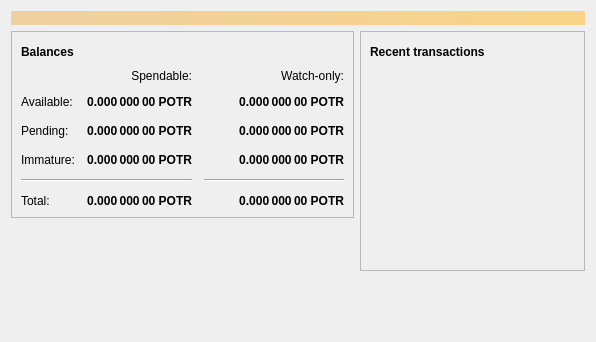
<?xml version="1.0" encoding="UTF-8"?>
<ui version="4.0">
 <class>OverviewPage</class>
 <widget class="QWidget" name="OverviewPage">
  <property name="geometry">
   <rect>
    <x>0</x>
    <y>0</y>
    <width>596</width>
    <height>342</height>
   </rect>
  </property>
  <property name="windowTitle">
   <string>Form</string>
  </property>
  <layout class="QVBoxLayout" name="topLayout">
   <item>
    <widget class="QLabel" name="labelAlerts">
     <property name="visible">
      <bool>false</bool>
     </property>
     <property name="styleSheet">
      <string notr="true">QLabel { background-color: qlineargradient(x1: 0, y1: 0, x2: 1, y2: 0, stop:0 #F0D0A0, stop:1 #F8D488); color:#000000; }</string>
     </property>
     <property name="wordWrap">
      <bool>true</bool>
     </property>
     <property name="margin">
      <number>3</number>
     </property>
     <property name="textInteractionFlags">
      <set>Qt::TextSelectableByMouse</set>
     </property>
    </widget>
   </item>
   <item>
    <layout class="QHBoxLayout" name="horizontalLayout" stretch="1,1">
     <item>
      <layout class="QVBoxLayout" name="verticalLayout_2">
       <item>
        <widget class="QFrame" name="frame">
         <property name="frameShape">
          <enum>QFrame::StyledPanel</enum>
         </property>
         <property name="frameShadow">
          <enum>QFrame::Raised</enum>
         </property>
         <layout class="QVBoxLayout" name="verticalLayout_4">
          <item>
           <layout class="QHBoxLayout" name="horizontalLayout_4">
            <item>
             <widget class="QLabel" name="label_5">
              <property name="font">
               <font>
                <weight>75</weight>
                <bold>true</bold>
               </font>
              </property>
              <property name="text">
               <string>Balances</string>
              </property>
             </widget>
            </item>
            <item>
             <widget class="QPushButton" name="labelWalletStatus">
              <property name="enabled">
               <bool>true</bool>
              </property>
              <property name="maximumSize">
               <size>
                <width>30</width>
                <height>16777215</height>
               </size>
              </property>
              <property name="toolTip">
               <string>The displayed information may be out of date. Your wallet automatically synchronizes with the Potrero network after a connection is established, but this process has not completed yet.</string>
              </property>
              <property name="text">
               <string/>
              </property>
              <property name="icon">
               <iconset resource="../bitcoin.qrc">
                <normaloff>:/icons/warning</normaloff>
                <disabledoff>:/icons/warning</disabledoff>:/icons/warning</iconset>
              </property>
              <property name="iconSize">
               <size>
                <width>24</width>
                <height>24</height>
               </size>
              </property>
              <property name="flat">
               <bool>true</bool>
              </property>
             </widget>
            </item>
            <item>
             <spacer name="horizontalSpacer_3">
              <property name="orientation">
               <enum>Qt::Horizontal</enum>
              </property>
              <property name="sizeHint" stdset="0">
               <size>
                <width>40</width>
                <height>20</height>
               </size>
              </property>
             </spacer>
            </item>
           </layout>
          </item>
          <item>
           <layout class="QGridLayout" name="gridLayout">
            <property name="spacing">
             <number>12</number>
            </property>
            <item row="2" column="2">
             <widget class="QLabel" name="labelWatchPending">
              <property name="font">
               <font>
                <weight>75</weight>
                <bold>true</bold>
               </font>
              </property>
              <property name="cursor">
               <cursorShape>IBeamCursor</cursorShape>
              </property>
              <property name="toolTip">
               <string>Unconfirmed transactions to watch-only addresses</string>
              </property>
              <property name="text">
               <string notr="true">0.000 000 00 POTR</string>
              </property>
              <property name="alignment">
               <set>Qt::AlignRight|Qt::AlignTrailing|Qt::AlignVCenter</set>
              </property>
              <property name="textInteractionFlags">
               <set>Qt::LinksAccessibleByMouse|Qt::TextSelectableByKeyboard|Qt::TextSelectableByMouse</set>
              </property>
             </widget>
            </item>
            <item row="2" column="1">
             <widget class="QLabel" name="labelUnconfirmed">
              <property name="font">
               <font>
                <weight>75</weight>
                <bold>true</bold>
               </font>
              </property>
              <property name="cursor">
               <cursorShape>IBeamCursor</cursorShape>
              </property>
              <property name="toolTip">
               <string>Total of transactions that have yet to be confirmed, and do not yet count toward the spendable balance</string>
              </property>
              <property name="text">
               <string notr="true">0.000 000 00 POTR</string>
              </property>
              <property name="alignment">
               <set>Qt::AlignRight|Qt::AlignTrailing|Qt::AlignVCenter</set>
              </property>
              <property name="textInteractionFlags">
               <set>Qt::LinksAccessibleByMouse|Qt::TextSelectableByKeyboard|Qt::TextSelectableByMouse</set>
              </property>
             </widget>
            </item>
            <item row="3" column="2">
             <widget class="QLabel" name="labelWatchImmature">
              <property name="font">
               <font>
                <weight>75</weight>
                <bold>true</bold>
               </font>
              </property>
              <property name="cursor">
               <cursorShape>IBeamCursor</cursorShape>
              </property>
              <property name="toolTip">
               <string>Mined balance in watch-only addresses that has not yet matured</string>
              </property>
              <property name="text">
               <string notr="true">0.000 000 00 POTR</string>
              </property>
              <property name="alignment">
               <set>Qt::AlignRight|Qt::AlignTrailing|Qt::AlignVCenter</set>
              </property>
              <property name="textInteractionFlags">
               <set>Qt::LinksAccessibleByMouse|Qt::TextSelectableByKeyboard|Qt::TextSelectableByMouse</set>
              </property>
             </widget>
            </item>
            <item row="4" column="0" colspan="2">
             <widget class="Line" name="line">
              <property name="orientation">
               <enum>Qt::Horizontal</enum>
              </property>
             </widget>
            </item>
            <item row="4" column="2">
             <widget class="Line" name="lineWatchBalance">
              <property name="sizePolicy">
               <sizepolicy hsizetype="Preferred" vsizetype="Fixed">
                <horstretch>0</horstretch>
                <verstretch>0</verstretch>
               </sizepolicy>
              </property>
              <property name="minimumSize">
               <size>
                <width>140</width>
                <height>0</height>
               </size>
              </property>
              <property name="orientation">
               <enum>Qt::Horizontal</enum>
              </property>
             </widget>
            </item>
            <item row="5" column="0">
             <widget class="QLabel" name="labelTotalText">
              <property name="text">
               <string>Total:</string>
              </property>
             </widget>
            </item>
            <item row="3" column="1">
             <widget class="QLabel" name="labelImmature">
              <property name="font">
               <font>
                <weight>75</weight>
                <bold>true</bold>
               </font>
              </property>
              <property name="cursor">
               <cursorShape>IBeamCursor</cursorShape>
              </property>
              <property name="toolTip">
               <string>Mined balance that has not yet matured</string>
              </property>
              <property name="text">
               <string notr="true">0.000 000 00 POTR</string>
              </property>
              <property name="alignment">
               <set>Qt::AlignRight|Qt::AlignTrailing|Qt::AlignVCenter</set>
              </property>
              <property name="textInteractionFlags">
               <set>Qt::LinksAccessibleByMouse|Qt::TextSelectableByKeyboard|Qt::TextSelectableByMouse</set>
              </property>
             </widget>
            </item>
            <item row="2" column="3">
             <spacer name="horizontalSpacer_2">
              <property name="orientation">
               <enum>Qt::Horizontal</enum>
              </property>
              <property name="sizeHint" stdset="0">
               <size>
                <width>40</width>
                <height>20</height>
               </size>
              </property>
             </spacer>
            </item>
            <item row="3" column="0">
             <widget class="QLabel" name="labelImmatureText">
              <property name="text">
               <string>Immature:</string>
              </property>
             </widget>
            </item>
            <item row="5" column="1">
             <widget class="QLabel" name="labelTotal">
              <property name="font">
               <font>
                <weight>75</weight>
                <bold>true</bold>
               </font>
              </property>
              <property name="cursor">
               <cursorShape>IBeamCursor</cursorShape>
              </property>
              <property name="toolTip">
               <string>Your current total balance</string>
              </property>
              <property name="text">
               <string notr="true">0.000 000 00 POTR</string>
              </property>
              <property name="alignment">
               <set>Qt::AlignRight|Qt::AlignTrailing|Qt::AlignVCenter</set>
              </property>
              <property name="textInteractionFlags">
               <set>Qt::LinksAccessibleByMouse|Qt::TextSelectableByKeyboard|Qt::TextSelectableByMouse</set>
              </property>
             </widget>
            </item>
            <item row="5" column="2">
             <widget class="QLabel" name="labelWatchTotal">
              <property name="font">
               <font>
                <weight>75</weight>
                <bold>true</bold>
               </font>
              </property>
              <property name="cursor">
               <cursorShape>IBeamCursor</cursorShape>
              </property>
              <property name="toolTip">
               <string>Current total balance in watch-only addresses</string>
              </property>
              <property name="text">
               <string notr="true">0.000 000 00 POTR</string>
              </property>
              <property name="alignment">
               <set>Qt::AlignRight|Qt::AlignTrailing|Qt::AlignVCenter</set>
              </property>
              <property name="textInteractionFlags">
               <set>Qt::LinksAccessibleByMouse|Qt::TextSelectableByKeyboard|Qt::TextSelectableByMouse</set>
              </property>
             </widget>
            </item>
            <item row="0" column="2">
             <widget class="QLabel" name="labelWatchonly">
              <property name="text">
               <string>Watch-only:</string>
              </property>
              <property name="alignment">
               <set>Qt::AlignRight|Qt::AlignTrailing|Qt::AlignVCenter</set>
              </property>
             </widget>
            </item>
            <item row="1" column="0">
             <widget class="QLabel" name="labelBalanceText">
              <property name="text">
               <string>Available:</string>
              </property>
             </widget>
            </item>
            <item row="1" column="1">
             <widget class="QLabel" name="labelBalance">
              <property name="font">
               <font>
                <weight>75</weight>
                <bold>true</bold>
               </font>
              </property>
              <property name="cursor">
               <cursorShape>IBeamCursor</cursorShape>
              </property>
              <property name="toolTip">
               <string>Your current spendable balance</string>
              </property>
              <property name="text">
               <string notr="true">0.000 000 00 POTR</string>
              </property>
              <property name="alignment">
               <set>Qt::AlignRight|Qt::AlignTrailing|Qt::AlignVCenter</set>
              </property>
              <property name="textInteractionFlags">
               <set>Qt::LinksAccessibleByMouse|Qt::TextSelectableByKeyboard|Qt::TextSelectableByMouse</set>
              </property>
             </widget>
            </item>
            <item row="1" column="2">
             <widget class="QLabel" name="labelWatchAvailable">
              <property name="font">
               <font>
                <weight>75</weight>
                <bold>true</bold>
               </font>
              </property>
              <property name="cursor">
               <cursorShape>IBeamCursor</cursorShape>
              </property>
              <property name="toolTip">
               <string>Your current balance in watch-only addresses</string>
              </property>
              <property name="text">
               <string notr="true">0.000 000 00 POTR</string>
              </property>
              <property name="alignment">
               <set>Qt::AlignRight|Qt::AlignTrailing|Qt::AlignVCenter</set>
              </property>
              <property name="textInteractionFlags">
               <set>Qt::LinksAccessibleByMouse|Qt::TextSelectableByKeyboard|Qt::TextSelectableByMouse</set>
              </property>
             </widget>
            </item>
            <item row="2" column="0">
             <widget class="QLabel" name="labelPendingText">
              <property name="text">
               <string>Pending:</string>
              </property>
             </widget>
            </item>
            <item row="0" column="1">
             <widget class="QLabel" name="labelSpendable">
              <property name="text">
               <string>Spendable:</string>
              </property>
              <property name="alignment">
               <set>Qt::AlignRight|Qt::AlignTrailing|Qt::AlignVCenter</set>
              </property>
             </widget>
            </item>
           </layout>
          </item>
         </layout>
        </widget>
       </item>
       <item>
        <spacer name="verticalSpacer">
         <property name="orientation">
          <enum>Qt::Vertical</enum>
         </property>
         <property name="sizeHint" stdset="0">
          <size>
           <width>20</width>
           <height>40</height>
          </size>
         </property>
        </spacer>
       </item>
      </layout>
     </item>
     <item>
      <layout class="QVBoxLayout" name="verticalLayout_3">
       <item>
        <widget class="QFrame" name="frame_2">
         <property name="frameShape">
          <enum>QFrame::StyledPanel</enum>
         </property>
         <property name="frameShadow">
          <enum>QFrame::Raised</enum>
         </property>
         <layout class="QVBoxLayout" name="verticalLayout">
          <item>
           <layout class="QHBoxLayout" name="horizontalLayout_2">
            <item>
             <widget class="QLabel" name="label_4">
              <property name="font">
               <font>
                <weight>75</weight>
                <bold>true</bold>
               </font>
              </property>
              <property name="text">
               <string>Recent transactions</string>
              </property>
             </widget>
            </item>
            <item>
             <widget class="QPushButton" name="labelTransactionsStatus">
              <property name="enabled">
               <bool>true</bool>
              </property>
              <property name="maximumSize">
               <size>
                <width>30</width>
                <height>16777215</height>
               </size>
              </property>
              <property name="toolTip">
               <string>The displayed information may be out of date. Your wallet automatically synchronizes with the Potrero network after a connection is established, but this process has not completed yet.</string>
              </property>
              <property name="text">
               <string/>
              </property>
              <property name="icon">
               <iconset resource="../bitcoin.qrc">
                <normaloff>:/icons/warning</normaloff>
                <disabledoff>:/icons/warning</disabledoff>:/icons/warning</iconset>
              </property>
              <property name="iconSize">
               <size>
                <width>24</width>
                <height>24</height>
               </size>
              </property>
              <property name="flat">
               <bool>true</bool>
              </property>
             </widget>
            </item>
            <item>
             <spacer name="horizontalSpacer">
              <property name="orientation">
               <enum>Qt::Horizontal</enum>
              </property>
              <property name="sizeHint" stdset="0">
               <size>
                <width>40</width>
                <height>20</height>
               </size>
              </property>
             </spacer>
            </item>
           </layout>
          </item>
          <item>
           <widget class="QListView" name="listTransactions">
            <property name="styleSheet">
             <string notr="true">QListView { background: transparent; }</string>
            </property>
            <property name="frameShape">
             <enum>QFrame::NoFrame</enum>
            </property>
            <property name="verticalScrollBarPolicy">
             <enum>Qt::ScrollBarAlwaysOff</enum>
            </property>
            <property name="horizontalScrollBarPolicy">
             <enum>Qt::ScrollBarAlwaysOff</enum>
            </property>
            <property name="selectionMode">
             <enum>QAbstractItemView::NoSelection</enum>
            </property>
           </widget>
          </item>
         </layout>
        </widget>
       </item>
       <item>
        <spacer name="verticalSpacer_2">
         <property name="orientation">
          <enum>Qt::Vertical</enum>
         </property>
         <property name="sizeHint" stdset="0">
          <size>
           <width>20</width>
           <height>40</height>
          </size>
         </property>
        </spacer>
       </item>
      </layout>
     </item>
    </layout>
   </item>
  </layout>
 </widget>
 <resources/>
 <connections/>
</ui>
